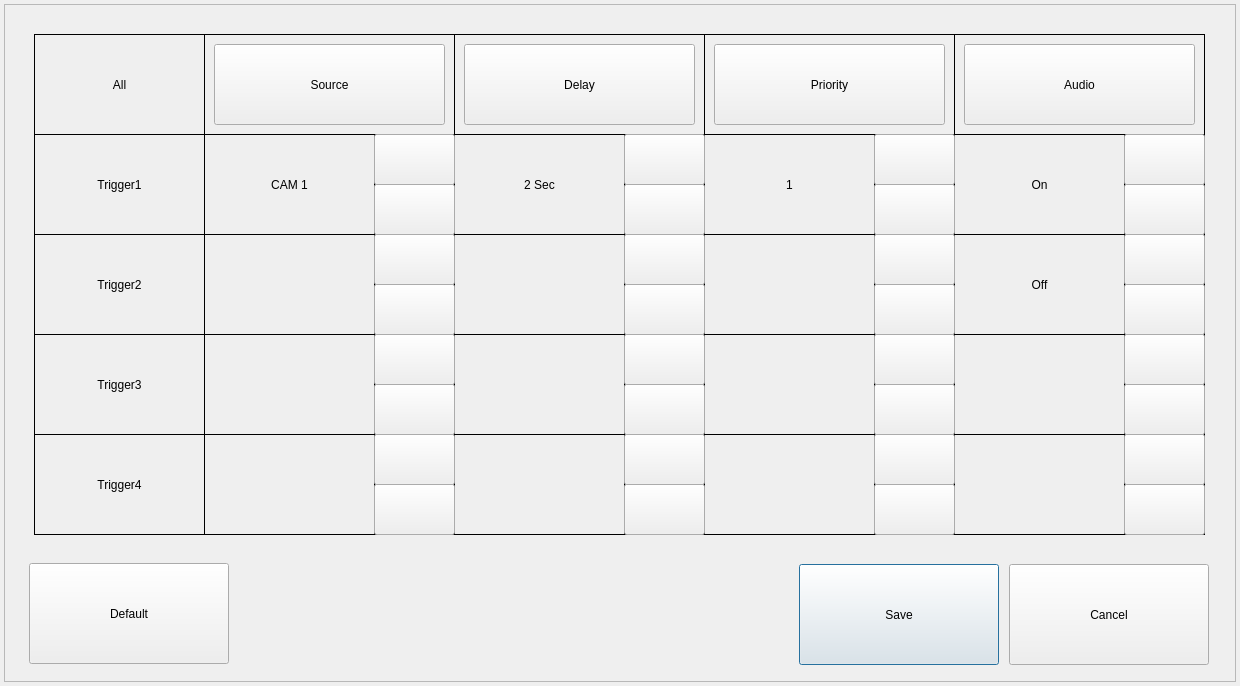
<?xml version="1.0" encoding="UTF-8"?>
<ui version="4.0">
 <class>TriggerInputDialog</class>
 <widget class="QDialog" name="TriggerInputDialog">
  <property name="geometry">
   <rect>
    <x>0</x>
    <y>0</y>
    <width>1240</width>
    <height>686</height>
   </rect>
  </property>
  <property name="windowTitle">
   <string>TRIGGER INPUT PROPERTY</string>
  </property>
  <widget class="QFrame" name="frame">
   <property name="geometry">
    <rect>
     <x>4</x>
     <y>4</y>
     <width>1232</width>
     <height>678</height>
    </rect>
   </property>
   <property name="maximumSize">
    <size>
     <width>16777215</width>
     <height>16777215</height>
    </size>
   </property>
   <property name="frameShape">
    <enum>QFrame::StyledPanel</enum>
   </property>
   <property name="frameShadow">
    <enum>QFrame::Raised</enum>
   </property>
   <widget class="QPushButton" name="buttonSave">
    <property name="geometry">
     <rect>
      <x>795</x>
      <y>560</y>
      <width>200</width>
      <height>101</height>
     </rect>
    </property>
    <property name="text">
     <string>Save</string>
    </property>
   </widget>
   <widget class="QPushButton" name="buttonClose">
    <property name="geometry">
     <rect>
      <x>1005</x>
      <y>560</y>
      <width>200</width>
      <height>101</height>
     </rect>
    </property>
    <property name="text">
     <string>Cancel</string>
    </property>
   </widget>
   <widget class="QPushButton" name="buttonDefault">
    <property name="geometry">
     <rect>
      <x>25</x>
      <y>559</y>
      <width>200</width>
      <height>101</height>
     </rect>
    </property>
    <property name="text">
     <string>Default</string>
    </property>
   </widget>
   <widget class="QLabel" name="labelAll">
    <property name="geometry">
     <rect>
      <x>30</x>
      <y>30</y>
      <width>171</width>
      <height>101</height>
     </rect>
    </property>
    <property name="frameShape">
     <enum>QFrame::Box</enum>
    </property>
    <property name="text">
     <string>All</string>
    </property>
    <property name="alignment">
     <set>Qt::AlignCenter</set>
    </property>
   </widget>
   <widget class="QLabel" name="labelTrigger1">
    <property name="geometry">
     <rect>
      <x>30</x>
      <y>130</y>
      <width>171</width>
      <height>101</height>
     </rect>
    </property>
    <property name="frameShape">
     <enum>QFrame::Box</enum>
    </property>
    <property name="text">
     <string notr="true">Trigger1</string>
    </property>
    <property name="alignment">
     <set>Qt::AlignCenter</set>
    </property>
   </widget>
   <widget class="QLabel" name="labelTrigger2">
    <property name="geometry">
     <rect>
      <x>30</x>
      <y>230</y>
      <width>171</width>
      <height>101</height>
     </rect>
    </property>
    <property name="frameShape">
     <enum>QFrame::Box</enum>
    </property>
    <property name="text">
     <string notr="true">Trigger2</string>
    </property>
    <property name="alignment">
     <set>Qt::AlignCenter</set>
    </property>
   </widget>
   <widget class="QLabel" name="labelTrigger3">
    <property name="geometry">
     <rect>
      <x>30</x>
      <y>330</y>
      <width>171</width>
      <height>101</height>
     </rect>
    </property>
    <property name="frameShape">
     <enum>QFrame::Box</enum>
    </property>
    <property name="text">
     <string notr="true">Trigger3</string>
    </property>
    <property name="alignment">
     <set>Qt::AlignCenter</set>
    </property>
   </widget>
   <widget class="QLabel" name="labelTrigger4">
    <property name="geometry">
     <rect>
      <x>30</x>
      <y>430</y>
      <width>171</width>
      <height>101</height>
     </rect>
    </property>
    <property name="frameShape">
     <enum>QFrame::Box</enum>
    </property>
    <property name="text">
     <string notr="true">Trigger4</string>
    </property>
    <property name="alignment">
     <set>Qt::AlignCenter</set>
    </property>
   </widget>
   <widget class="QLabel" name="labelSourceAll">
    <property name="geometry">
     <rect>
      <x>200</x>
      <y>30</y>
      <width>251</width>
      <height>101</height>
     </rect>
    </property>
    <property name="frameShape">
     <enum>QFrame::Box</enum>
    </property>
    <property name="text">
     <string/>
    </property>
    <property name="alignment">
     <set>Qt::AlignCenter</set>
    </property>
   </widget>
   <widget class="QLabel" name="labelPriorityAll">
    <property name="geometry">
     <rect>
      <x>700</x>
      <y>30</y>
      <width>251</width>
      <height>101</height>
     </rect>
    </property>
    <property name="frameShape">
     <enum>QFrame::Box</enum>
    </property>
    <property name="text">
     <string/>
    </property>
    <property name="alignment">
     <set>Qt::AlignCenter</set>
    </property>
   </widget>
   <widget class="QLabel" name="labelDelayAll">
    <property name="geometry">
     <rect>
      <x>450</x>
      <y>30</y>
      <width>251</width>
      <height>101</height>
     </rect>
    </property>
    <property name="frameShape">
     <enum>QFrame::Box</enum>
    </property>
    <property name="text">
     <string/>
    </property>
    <property name="alignment">
     <set>Qt::AlignCenter</set>
    </property>
   </widget>
   <widget class="QLabel" name="labelAudioAll">
    <property name="geometry">
     <rect>
      <x>950</x>
      <y>30</y>
      <width>251</width>
      <height>101</height>
     </rect>
    </property>
    <property name="frameShape">
     <enum>QFrame::Box</enum>
    </property>
    <property name="text">
     <string/>
    </property>
    <property name="alignment">
     <set>Qt::AlignCenter</set>
    </property>
   </widget>
   <widget class="QLabel" name="labelSource1">
    <property name="geometry">
     <rect>
      <x>200</x>
      <y>130</y>
      <width>171</width>
      <height>101</height>
     </rect>
    </property>
    <property name="frameShape">
     <enum>QFrame::Box</enum>
    </property>
    <property name="text">
     <string notr="true">CAM 1</string>
    </property>
    <property name="alignment">
     <set>Qt::AlignCenter</set>
    </property>
   </widget>
   <widget class="QLabel" name="labelSource2">
    <property name="geometry">
     <rect>
      <x>200</x>
      <y>230</y>
      <width>171</width>
      <height>101</height>
     </rect>
    </property>
    <property name="frameShape">
     <enum>QFrame::Box</enum>
    </property>
    <property name="text">
     <string/>
    </property>
    <property name="alignment">
     <set>Qt::AlignCenter</set>
    </property>
   </widget>
   <widget class="QLabel" name="labelSource3">
    <property name="geometry">
     <rect>
      <x>200</x>
      <y>330</y>
      <width>171</width>
      <height>101</height>
     </rect>
    </property>
    <property name="frameShape">
     <enum>QFrame::Box</enum>
    </property>
    <property name="text">
     <string/>
    </property>
    <property name="alignment">
     <set>Qt::AlignCenter</set>
    </property>
   </widget>
   <widget class="QLabel" name="labelSource4">
    <property name="geometry">
     <rect>
      <x>200</x>
      <y>430</y>
      <width>171</width>
      <height>101</height>
     </rect>
    </property>
    <property name="frameShape">
     <enum>QFrame::Box</enum>
    </property>
    <property name="text">
     <string/>
    </property>
    <property name="alignment">
     <set>Qt::AlignCenter</set>
    </property>
   </widget>
   <widget class="QPushButton" name="buttonSourceUp1">
    <property name="geometry">
     <rect>
      <x>370</x>
      <y>130</y>
      <width>81</width>
      <height>51</height>
     </rect>
    </property>
    <property name="text">
     <string/>
    </property>
   </widget>
   <widget class="QPushButton" name="buttonSourceDn1">
    <property name="geometry">
     <rect>
      <x>370</x>
      <y>180</y>
      <width>81</width>
      <height>51</height>
     </rect>
    </property>
    <property name="text">
     <string/>
    </property>
   </widget>
   <widget class="QPushButton" name="buttonSourceUp2">
    <property name="geometry">
     <rect>
      <x>370</x>
      <y>230</y>
      <width>81</width>
      <height>51</height>
     </rect>
    </property>
    <property name="text">
     <string/>
    </property>
   </widget>
   <widget class="QPushButton" name="buttonSourceUp3">
    <property name="geometry">
     <rect>
      <x>370</x>
      <y>330</y>
      <width>81</width>
      <height>51</height>
     </rect>
    </property>
    <property name="text">
     <string/>
    </property>
   </widget>
   <widget class="QPushButton" name="buttonSourceUp4">
    <property name="geometry">
     <rect>
      <x>370</x>
      <y>430</y>
      <width>81</width>
      <height>51</height>
     </rect>
    </property>
    <property name="text">
     <string/>
    </property>
   </widget>
   <widget class="QPushButton" name="buttonSourceDn2">
    <property name="geometry">
     <rect>
      <x>370</x>
      <y>280</y>
      <width>81</width>
      <height>51</height>
     </rect>
    </property>
    <property name="text">
     <string/>
    </property>
   </widget>
   <widget class="QPushButton" name="buttonSourceDn3">
    <property name="geometry">
     <rect>
      <x>370</x>
      <y>380</y>
      <width>81</width>
      <height>51</height>
     </rect>
    </property>
    <property name="text">
     <string/>
    </property>
   </widget>
   <widget class="QPushButton" name="buttonSourceDn4">
    <property name="geometry">
     <rect>
      <x>370</x>
      <y>480</y>
      <width>81</width>
      <height>51</height>
     </rect>
    </property>
    <property name="text">
     <string/>
    </property>
   </widget>
   <widget class="QLabel" name="labelPriority1">
    <property name="geometry">
     <rect>
      <x>700</x>
      <y>130</y>
      <width>171</width>
      <height>101</height>
     </rect>
    </property>
    <property name="frameShape">
     <enum>QFrame::Box</enum>
    </property>
    <property name="text">
     <string notr="true">1</string>
    </property>
    <property name="alignment">
     <set>Qt::AlignCenter</set>
    </property>
   </widget>
   <widget class="QLabel" name="labelPriority2">
    <property name="geometry">
     <rect>
      <x>700</x>
      <y>230</y>
      <width>171</width>
      <height>101</height>
     </rect>
    </property>
    <property name="frameShape">
     <enum>QFrame::Box</enum>
    </property>
    <property name="text">
     <string/>
    </property>
    <property name="alignment">
     <set>Qt::AlignCenter</set>
    </property>
   </widget>
   <widget class="QLabel" name="labelPriority3">
    <property name="geometry">
     <rect>
      <x>700</x>
      <y>330</y>
      <width>171</width>
      <height>101</height>
     </rect>
    </property>
    <property name="frameShape">
     <enum>QFrame::Box</enum>
    </property>
    <property name="text">
     <string/>
    </property>
    <property name="alignment">
     <set>Qt::AlignCenter</set>
    </property>
   </widget>
   <widget class="QLabel" name="labelPriority4">
    <property name="geometry">
     <rect>
      <x>700</x>
      <y>430</y>
      <width>171</width>
      <height>101</height>
     </rect>
    </property>
    <property name="frameShape">
     <enum>QFrame::Box</enum>
    </property>
    <property name="text">
     <string/>
    </property>
    <property name="alignment">
     <set>Qt::AlignCenter</set>
    </property>
   </widget>
   <widget class="QPushButton" name="buttonPriorityUp1">
    <property name="geometry">
     <rect>
      <x>870</x>
      <y>130</y>
      <width>81</width>
      <height>51</height>
     </rect>
    </property>
    <property name="text">
     <string/>
    </property>
   </widget>
   <widget class="QPushButton" name="buttonPriorityUp2">
    <property name="geometry">
     <rect>
      <x>870</x>
      <y>230</y>
      <width>81</width>
      <height>51</height>
     </rect>
    </property>
    <property name="text">
     <string/>
    </property>
   </widget>
   <widget class="QPushButton" name="buttonPriorityUp3">
    <property name="geometry">
     <rect>
      <x>870</x>
      <y>330</y>
      <width>81</width>
      <height>51</height>
     </rect>
    </property>
    <property name="text">
     <string/>
    </property>
   </widget>
   <widget class="QPushButton" name="buttonPriorityUp4">
    <property name="geometry">
     <rect>
      <x>870</x>
      <y>430</y>
      <width>81</width>
      <height>51</height>
     </rect>
    </property>
    <property name="text">
     <string/>
    </property>
   </widget>
   <widget class="QPushButton" name="buttonPriorityDn1">
    <property name="geometry">
     <rect>
      <x>870</x>
      <y>180</y>
      <width>81</width>
      <height>51</height>
     </rect>
    </property>
    <property name="text">
     <string/>
    </property>
   </widget>
   <widget class="QPushButton" name="buttonPriorityDn2">
    <property name="geometry">
     <rect>
      <x>870</x>
      <y>280</y>
      <width>81</width>
      <height>51</height>
     </rect>
    </property>
    <property name="text">
     <string/>
    </property>
   </widget>
   <widget class="QPushButton" name="buttonPriorityDn3">
    <property name="geometry">
     <rect>
      <x>870</x>
      <y>380</y>
      <width>81</width>
      <height>51</height>
     </rect>
    </property>
    <property name="text">
     <string/>
    </property>
   </widget>
   <widget class="QPushButton" name="buttonPriorityDn4">
    <property name="geometry">
     <rect>
      <x>870</x>
      <y>480</y>
      <width>81</width>
      <height>51</height>
     </rect>
    </property>
    <property name="text">
     <string/>
    </property>
   </widget>
   <widget class="QLabel" name="labelDelay1">
    <property name="geometry">
     <rect>
      <x>450</x>
      <y>130</y>
      <width>171</width>
      <height>101</height>
     </rect>
    </property>
    <property name="frameShape">
     <enum>QFrame::Box</enum>
    </property>
    <property name="text">
     <string notr="true">2 Sec</string>
    </property>
    <property name="alignment">
     <set>Qt::AlignCenter</set>
    </property>
   </widget>
   <widget class="QPushButton" name="buttonDelayUp1">
    <property name="geometry">
     <rect>
      <x>620</x>
      <y>130</y>
      <width>81</width>
      <height>51</height>
     </rect>
    </property>
    <property name="text">
     <string/>
    </property>
   </widget>
   <widget class="QPushButton" name="buttonDelayDn1">
    <property name="geometry">
     <rect>
      <x>620</x>
      <y>180</y>
      <width>81</width>
      <height>51</height>
     </rect>
    </property>
    <property name="text">
     <string/>
    </property>
   </widget>
   <widget class="QLabel" name="labelDelay2">
    <property name="geometry">
     <rect>
      <x>450</x>
      <y>230</y>
      <width>171</width>
      <height>101</height>
     </rect>
    </property>
    <property name="frameShape">
     <enum>QFrame::Box</enum>
    </property>
    <property name="text">
     <string/>
    </property>
    <property name="alignment">
     <set>Qt::AlignCenter</set>
    </property>
   </widget>
   <widget class="QLabel" name="labelDelay3">
    <property name="geometry">
     <rect>
      <x>450</x>
      <y>330</y>
      <width>171</width>
      <height>101</height>
     </rect>
    </property>
    <property name="frameShape">
     <enum>QFrame::Box</enum>
    </property>
    <property name="text">
     <string/>
    </property>
    <property name="alignment">
     <set>Qt::AlignCenter</set>
    </property>
   </widget>
   <widget class="QLabel" name="labelDelay4">
    <property name="geometry">
     <rect>
      <x>450</x>
      <y>430</y>
      <width>171</width>
      <height>101</height>
     </rect>
    </property>
    <property name="frameShape">
     <enum>QFrame::Box</enum>
    </property>
    <property name="text">
     <string/>
    </property>
    <property name="alignment">
     <set>Qt::AlignCenter</set>
    </property>
   </widget>
   <widget class="QPushButton" name="buttonDelayUp2">
    <property name="geometry">
     <rect>
      <x>620</x>
      <y>230</y>
      <width>81</width>
      <height>51</height>
     </rect>
    </property>
    <property name="text">
     <string/>
    </property>
   </widget>
   <widget class="QPushButton" name="buttonDelayUp3">
    <property name="geometry">
     <rect>
      <x>620</x>
      <y>330</y>
      <width>81</width>
      <height>51</height>
     </rect>
    </property>
    <property name="text">
     <string/>
    </property>
   </widget>
   <widget class="QPushButton" name="buttonDelayUp4">
    <property name="geometry">
     <rect>
      <x>620</x>
      <y>430</y>
      <width>81</width>
      <height>51</height>
     </rect>
    </property>
    <property name="text">
     <string/>
    </property>
   </widget>
   <widget class="QPushButton" name="buttonDelayDn2">
    <property name="geometry">
     <rect>
      <x>620</x>
      <y>280</y>
      <width>81</width>
      <height>51</height>
     </rect>
    </property>
    <property name="text">
     <string/>
    </property>
   </widget>
   <widget class="QPushButton" name="buttonDelayDn3">
    <property name="geometry">
     <rect>
      <x>620</x>
      <y>380</y>
      <width>81</width>
      <height>51</height>
     </rect>
    </property>
    <property name="text">
     <string/>
    </property>
   </widget>
   <widget class="QPushButton" name="buttonDelayDn4">
    <property name="geometry">
     <rect>
      <x>620</x>
      <y>480</y>
      <width>81</width>
      <height>51</height>
     </rect>
    </property>
    <property name="text">
     <string/>
    </property>
   </widget>
   <widget class="QLabel" name="labelAudio1">
    <property name="geometry">
     <rect>
      <x>950</x>
      <y>130</y>
      <width>171</width>
      <height>101</height>
     </rect>
    </property>
    <property name="frameShape">
     <enum>QFrame::Box</enum>
    </property>
    <property name="text">
     <string notr="true">On</string>
    </property>
    <property name="alignment">
     <set>Qt::AlignCenter</set>
    </property>
   </widget>
   <widget class="QPushButton" name="buttonAudioUp1">
    <property name="geometry">
     <rect>
      <x>1120</x>
      <y>130</y>
      <width>81</width>
      <height>51</height>
     </rect>
    </property>
    <property name="text">
     <string/>
    </property>
   </widget>
   <widget class="QLabel" name="labelAudio2">
    <property name="geometry">
     <rect>
      <x>950</x>
      <y>230</y>
      <width>171</width>
      <height>101</height>
     </rect>
    </property>
    <property name="frameShape">
     <enum>QFrame::Box</enum>
    </property>
    <property name="text">
     <string notr="true">Off</string>
    </property>
    <property name="alignment">
     <set>Qt::AlignCenter</set>
    </property>
   </widget>
   <widget class="QLabel" name="labelAudio3">
    <property name="geometry">
     <rect>
      <x>950</x>
      <y>330</y>
      <width>171</width>
      <height>101</height>
     </rect>
    </property>
    <property name="frameShape">
     <enum>QFrame::Box</enum>
    </property>
    <property name="text">
     <string/>
    </property>
    <property name="alignment">
     <set>Qt::AlignCenter</set>
    </property>
   </widget>
   <widget class="QLabel" name="labelAudio4">
    <property name="geometry">
     <rect>
      <x>950</x>
      <y>430</y>
      <width>171</width>
      <height>101</height>
     </rect>
    </property>
    <property name="frameShape">
     <enum>QFrame::Box</enum>
    </property>
    <property name="text">
     <string/>
    </property>
    <property name="alignment">
     <set>Qt::AlignCenter</set>
    </property>
   </widget>
   <widget class="QPushButton" name="buttonAudioUp2">
    <property name="geometry">
     <rect>
      <x>1120</x>
      <y>230</y>
      <width>81</width>
      <height>51</height>
     </rect>
    </property>
    <property name="text">
     <string/>
    </property>
   </widget>
   <widget class="QPushButton" name="buttonAudioUp3">
    <property name="geometry">
     <rect>
      <x>1120</x>
      <y>330</y>
      <width>81</width>
      <height>51</height>
     </rect>
    </property>
    <property name="text">
     <string/>
    </property>
   </widget>
   <widget class="QPushButton" name="buttonAudioUp4">
    <property name="geometry">
     <rect>
      <x>1120</x>
      <y>430</y>
      <width>81</width>
      <height>51</height>
     </rect>
    </property>
    <property name="text">
     <string/>
    </property>
   </widget>
   <widget class="QPushButton" name="buttonAudioDn1">
    <property name="geometry">
     <rect>
      <x>1120</x>
      <y>180</y>
      <width>81</width>
      <height>51</height>
     </rect>
    </property>
    <property name="text">
     <string/>
    </property>
   </widget>
   <widget class="QPushButton" name="buttonAudioDn2">
    <property name="geometry">
     <rect>
      <x>1120</x>
      <y>280</y>
      <width>81</width>
      <height>51</height>
     </rect>
    </property>
    <property name="text">
     <string/>
    </property>
   </widget>
   <widget class="QPushButton" name="buttonAudioDn3">
    <property name="geometry">
     <rect>
      <x>1120</x>
      <y>380</y>
      <width>81</width>
      <height>51</height>
     </rect>
    </property>
    <property name="text">
     <string/>
    </property>
   </widget>
   <widget class="QPushButton" name="buttonAudioDn4">
    <property name="geometry">
     <rect>
      <x>1120</x>
      <y>480</y>
      <width>81</width>
      <height>51</height>
     </rect>
    </property>
    <property name="text">
     <string/>
    </property>
   </widget>
   <widget class="QLabel" name="labelSourceUp1">
    <property name="geometry">
     <rect>
      <x>370</x>
      <y>130</y>
      <width>81</width>
      <height>51</height>
     </rect>
    </property>
    <property name="frameShape">
     <enum>QFrame::Box</enum>
    </property>
    <property name="text">
     <string/>
    </property>
    <property name="alignment">
     <set>Qt::AlignCenter</set>
    </property>
   </widget>
   <widget class="QLabel" name="labelSourceUp2">
    <property name="geometry">
     <rect>
      <x>370</x>
      <y>230</y>
      <width>81</width>
      <height>51</height>
     </rect>
    </property>
    <property name="frameShape">
     <enum>QFrame::Box</enum>
    </property>
    <property name="text">
     <string/>
    </property>
    <property name="alignment">
     <set>Qt::AlignCenter</set>
    </property>
   </widget>
   <widget class="QLabel" name="labelSourceUp3">
    <property name="geometry">
     <rect>
      <x>370</x>
      <y>330</y>
      <width>81</width>
      <height>51</height>
     </rect>
    </property>
    <property name="frameShape">
     <enum>QFrame::Box</enum>
    </property>
    <property name="text">
     <string/>
    </property>
    <property name="alignment">
     <set>Qt::AlignCenter</set>
    </property>
   </widget>
   <widget class="QLabel" name="labelSourceUp4">
    <property name="geometry">
     <rect>
      <x>370</x>
      <y>480</y>
      <width>81</width>
      <height>51</height>
     </rect>
    </property>
    <property name="frameShape">
     <enum>QFrame::Box</enum>
    </property>
    <property name="text">
     <string/>
    </property>
    <property name="alignment">
     <set>Qt::AlignCenter</set>
    </property>
   </widget>
   <widget class="QLabel" name="labelSourceDn1">
    <property name="geometry">
     <rect>
      <x>370</x>
      <y>180</y>
      <width>81</width>
      <height>51</height>
     </rect>
    </property>
    <property name="frameShape">
     <enum>QFrame::Box</enum>
    </property>
    <property name="text">
     <string/>
    </property>
    <property name="alignment">
     <set>Qt::AlignCenter</set>
    </property>
   </widget>
   <widget class="QLabel" name="labelSourceDn2">
    <property name="geometry">
     <rect>
      <x>370</x>
      <y>280</y>
      <width>81</width>
      <height>51</height>
     </rect>
    </property>
    <property name="frameShape">
     <enum>QFrame::Box</enum>
    </property>
    <property name="text">
     <string/>
    </property>
    <property name="alignment">
     <set>Qt::AlignCenter</set>
    </property>
   </widget>
   <widget class="QLabel" name="labelSourceDn3">
    <property name="geometry">
     <rect>
      <x>370</x>
      <y>380</y>
      <width>81</width>
      <height>51</height>
     </rect>
    </property>
    <property name="frameShape">
     <enum>QFrame::Box</enum>
    </property>
    <property name="text">
     <string/>
    </property>
    <property name="alignment">
     <set>Qt::AlignCenter</set>
    </property>
   </widget>
   <widget class="QLabel" name="labelSourceDn4">
    <property name="geometry">
     <rect>
      <x>370</x>
      <y>430</y>
      <width>81</width>
      <height>51</height>
     </rect>
    </property>
    <property name="frameShape">
     <enum>QFrame::Box</enum>
    </property>
    <property name="text">
     <string/>
    </property>
    <property name="alignment">
     <set>Qt::AlignCenter</set>
    </property>
   </widget>
   <widget class="QLabel" name="labelDelayUp1">
    <property name="geometry">
     <rect>
      <x>620</x>
      <y>130</y>
      <width>81</width>
      <height>51</height>
     </rect>
    </property>
    <property name="frameShape">
     <enum>QFrame::Box</enum>
    </property>
    <property name="text">
     <string/>
    </property>
    <property name="alignment">
     <set>Qt::AlignCenter</set>
    </property>
   </widget>
   <widget class="QLabel" name="labelDelayUp2">
    <property name="geometry">
     <rect>
      <x>620</x>
      <y>230</y>
      <width>81</width>
      <height>51</height>
     </rect>
    </property>
    <property name="frameShape">
     <enum>QFrame::Box</enum>
    </property>
    <property name="text">
     <string/>
    </property>
    <property name="alignment">
     <set>Qt::AlignCenter</set>
    </property>
   </widget>
   <widget class="QLabel" name="labelDelayUp3">
    <property name="geometry">
     <rect>
      <x>620</x>
      <y>330</y>
      <width>81</width>
      <height>51</height>
     </rect>
    </property>
    <property name="frameShape">
     <enum>QFrame::Box</enum>
    </property>
    <property name="text">
     <string/>
    </property>
    <property name="alignment">
     <set>Qt::AlignCenter</set>
    </property>
   </widget>
   <widget class="QLabel" name="labelDelayUp4">
    <property name="geometry">
     <rect>
      <x>620</x>
      <y>430</y>
      <width>81</width>
      <height>51</height>
     </rect>
    </property>
    <property name="frameShape">
     <enum>QFrame::Box</enum>
    </property>
    <property name="text">
     <string/>
    </property>
    <property name="alignment">
     <set>Qt::AlignCenter</set>
    </property>
   </widget>
   <widget class="QLabel" name="labelDelayDn1">
    <property name="geometry">
     <rect>
      <x>620</x>
      <y>180</y>
      <width>81</width>
      <height>51</height>
     </rect>
    </property>
    <property name="frameShape">
     <enum>QFrame::Box</enum>
    </property>
    <property name="text">
     <string/>
    </property>
    <property name="alignment">
     <set>Qt::AlignCenter</set>
    </property>
   </widget>
   <widget class="QLabel" name="labelDelayDn2">
    <property name="geometry">
     <rect>
      <x>620</x>
      <y>280</y>
      <width>81</width>
      <height>51</height>
     </rect>
    </property>
    <property name="frameShape">
     <enum>QFrame::Box</enum>
    </property>
    <property name="text">
     <string/>
    </property>
    <property name="alignment">
     <set>Qt::AlignCenter</set>
    </property>
   </widget>
   <widget class="QLabel" name="labelDelayDn3">
    <property name="geometry">
     <rect>
      <x>620</x>
      <y>380</y>
      <width>81</width>
      <height>51</height>
     </rect>
    </property>
    <property name="frameShape">
     <enum>QFrame::Box</enum>
    </property>
    <property name="text">
     <string/>
    </property>
    <property name="alignment">
     <set>Qt::AlignCenter</set>
    </property>
   </widget>
   <widget class="QLabel" name="labelDelayDn4">
    <property name="geometry">
     <rect>
      <x>620</x>
      <y>480</y>
      <width>81</width>
      <height>51</height>
     </rect>
    </property>
    <property name="frameShape">
     <enum>QFrame::Box</enum>
    </property>
    <property name="text">
     <string/>
    </property>
    <property name="alignment">
     <set>Qt::AlignCenter</set>
    </property>
   </widget>
   <widget class="QLabel" name="labelPriorityUp1">
    <property name="geometry">
     <rect>
      <x>870</x>
      <y>130</y>
      <width>81</width>
      <height>51</height>
     </rect>
    </property>
    <property name="frameShape">
     <enum>QFrame::Box</enum>
    </property>
    <property name="text">
     <string/>
    </property>
    <property name="alignment">
     <set>Qt::AlignCenter</set>
    </property>
   </widget>
   <widget class="QLabel" name="labelPriorityUp2">
    <property name="geometry">
     <rect>
      <x>870</x>
      <y>230</y>
      <width>81</width>
      <height>51</height>
     </rect>
    </property>
    <property name="frameShape">
     <enum>QFrame::Box</enum>
    </property>
    <property name="text">
     <string/>
    </property>
    <property name="alignment">
     <set>Qt::AlignCenter</set>
    </property>
   </widget>
   <widget class="QLabel" name="labelPriorityUp3">
    <property name="geometry">
     <rect>
      <x>870</x>
      <y>330</y>
      <width>81</width>
      <height>51</height>
     </rect>
    </property>
    <property name="frameShape">
     <enum>QFrame::Box</enum>
    </property>
    <property name="text">
     <string/>
    </property>
    <property name="alignment">
     <set>Qt::AlignCenter</set>
    </property>
   </widget>
   <widget class="QLabel" name="labelPriorityUp4">
    <property name="geometry">
     <rect>
      <x>870</x>
      <y>430</y>
      <width>81</width>
      <height>51</height>
     </rect>
    </property>
    <property name="frameShape">
     <enum>QFrame::Box</enum>
    </property>
    <property name="text">
     <string/>
    </property>
    <property name="alignment">
     <set>Qt::AlignCenter</set>
    </property>
   </widget>
   <widget class="QLabel" name="labelPriorityDn1">
    <property name="geometry">
     <rect>
      <x>870</x>
      <y>180</y>
      <width>81</width>
      <height>51</height>
     </rect>
    </property>
    <property name="frameShape">
     <enum>QFrame::Box</enum>
    </property>
    <property name="text">
     <string/>
    </property>
    <property name="alignment">
     <set>Qt::AlignCenter</set>
    </property>
   </widget>
   <widget class="QLabel" name="labelPriorityDn2">
    <property name="geometry">
     <rect>
      <x>870</x>
      <y>280</y>
      <width>81</width>
      <height>51</height>
     </rect>
    </property>
    <property name="frameShape">
     <enum>QFrame::Box</enum>
    </property>
    <property name="text">
     <string/>
    </property>
    <property name="alignment">
     <set>Qt::AlignCenter</set>
    </property>
   </widget>
   <widget class="QLabel" name="labelPriorityDn3">
    <property name="geometry">
     <rect>
      <x>870</x>
      <y>380</y>
      <width>81</width>
      <height>51</height>
     </rect>
    </property>
    <property name="frameShape">
     <enum>QFrame::Box</enum>
    </property>
    <property name="text">
     <string/>
    </property>
    <property name="alignment">
     <set>Qt::AlignCenter</set>
    </property>
   </widget>
   <widget class="QLabel" name="labelPriorityDn4">
    <property name="geometry">
     <rect>
      <x>870</x>
      <y>480</y>
      <width>81</width>
      <height>51</height>
     </rect>
    </property>
    <property name="frameShape">
     <enum>QFrame::Box</enum>
    </property>
    <property name="text">
     <string/>
    </property>
    <property name="alignment">
     <set>Qt::AlignCenter</set>
    </property>
   </widget>
   <widget class="QLabel" name="labelAudioUp1">
    <property name="geometry">
     <rect>
      <x>1120</x>
      <y>130</y>
      <width>81</width>
      <height>51</height>
     </rect>
    </property>
    <property name="frameShape">
     <enum>QFrame::Box</enum>
    </property>
    <property name="text">
     <string/>
    </property>
    <property name="alignment">
     <set>Qt::AlignCenter</set>
    </property>
   </widget>
   <widget class="QLabel" name="labelAudioUp2">
    <property name="geometry">
     <rect>
      <x>1120</x>
      <y>230</y>
      <width>81</width>
      <height>51</height>
     </rect>
    </property>
    <property name="frameShape">
     <enum>QFrame::Box</enum>
    </property>
    <property name="text">
     <string/>
    </property>
    <property name="alignment">
     <set>Qt::AlignCenter</set>
    </property>
   </widget>
   <widget class="QLabel" name="labelAudioUp3">
    <property name="geometry">
     <rect>
      <x>1120</x>
      <y>330</y>
      <width>81</width>
      <height>51</height>
     </rect>
    </property>
    <property name="frameShape">
     <enum>QFrame::Box</enum>
    </property>
    <property name="text">
     <string/>
    </property>
    <property name="alignment">
     <set>Qt::AlignCenter</set>
    </property>
   </widget>
   <widget class="QLabel" name="labelAudioUp4">
    <property name="geometry">
     <rect>
      <x>1120</x>
      <y>430</y>
      <width>81</width>
      <height>51</height>
     </rect>
    </property>
    <property name="frameShape">
     <enum>QFrame::Box</enum>
    </property>
    <property name="text">
     <string/>
    </property>
    <property name="alignment">
     <set>Qt::AlignCenter</set>
    </property>
   </widget>
   <widget class="QLabel" name="labelAudioDn1">
    <property name="geometry">
     <rect>
      <x>1120</x>
      <y>180</y>
      <width>81</width>
      <height>51</height>
     </rect>
    </property>
    <property name="frameShape">
     <enum>QFrame::Box</enum>
    </property>
    <property name="text">
     <string/>
    </property>
    <property name="alignment">
     <set>Qt::AlignCenter</set>
    </property>
   </widget>
   <widget class="QLabel" name="labelAudioDn2">
    <property name="geometry">
     <rect>
      <x>1120</x>
      <y>280</y>
      <width>81</width>
      <height>51</height>
     </rect>
    </property>
    <property name="frameShape">
     <enum>QFrame::Box</enum>
    </property>
    <property name="text">
     <string/>
    </property>
    <property name="alignment">
     <set>Qt::AlignCenter</set>
    </property>
   </widget>
   <widget class="QLabel" name="labelAudioDn3">
    <property name="geometry">
     <rect>
      <x>1120</x>
      <y>380</y>
      <width>81</width>
      <height>51</height>
     </rect>
    </property>
    <property name="frameShape">
     <enum>QFrame::Box</enum>
    </property>
    <property name="text">
     <string/>
    </property>
    <property name="alignment">
     <set>Qt::AlignCenter</set>
    </property>
   </widget>
   <widget class="QLabel" name="labelAudioDn4">
    <property name="geometry">
     <rect>
      <x>1120</x>
      <y>480</y>
      <width>81</width>
      <height>51</height>
     </rect>
    </property>
    <property name="frameShape">
     <enum>QFrame::Box</enum>
    </property>
    <property name="text">
     <string/>
    </property>
    <property name="alignment">
     <set>Qt::AlignCenter</set>
    </property>
   </widget>
   <widget class="QPushButton" name="buttonSourceAll">
    <property name="geometry">
     <rect>
      <x>210</x>
      <y>40</y>
      <width>231</width>
      <height>81</height>
     </rect>
    </property>
    <property name="text">
     <string>Source</string>
    </property>
   </widget>
   <widget class="QPushButton" name="buttonDelayAll">
    <property name="geometry">
     <rect>
      <x>460</x>
      <y>40</y>
      <width>231</width>
      <height>81</height>
     </rect>
    </property>
    <property name="text">
     <string>Delay</string>
    </property>
   </widget>
   <widget class="QPushButton" name="buttonPriorityAll">
    <property name="geometry">
     <rect>
      <x>710</x>
      <y>40</y>
      <width>231</width>
      <height>81</height>
     </rect>
    </property>
    <property name="text">
     <string>Priority</string>
    </property>
   </widget>
   <widget class="QPushButton" name="buttonAudioAll">
    <property name="geometry">
     <rect>
      <x>960</x>
      <y>40</y>
      <width>231</width>
      <height>81</height>
     </rect>
    </property>
    <property name="text">
     <string>Audio</string>
    </property>
   </widget>
   <zorder>labelAudioDn4</zorder>
   <zorder>labelAudioDn3</zorder>
   <zorder>labelAudioDn2</zorder>
   <zorder>labelAudioDn1</zorder>
   <zorder>labelAudioUp4</zorder>
   <zorder>labelAudioUp3</zorder>
   <zorder>labelAudioUp2</zorder>
   <zorder>labelAudioUp1</zorder>
   <zorder>labelAudio4</zorder>
   <zorder>labelAudio3</zorder>
   <zorder>labelAudio2</zorder>
   <zorder>labelAudio1</zorder>
   <zorder>labelPriorityDn4</zorder>
   <zorder>labelPriorityDn3</zorder>
   <zorder>labelPriorityDn2</zorder>
   <zorder>labelPriorityDn1</zorder>
   <zorder>labelPriorityUp4</zorder>
   <zorder>labelPriorityUp3</zorder>
   <zorder>labelPriorityUp2</zorder>
   <zorder>labelPriorityUp1</zorder>
   <zorder>labelDelayDn4</zorder>
   <zorder>labelDelayDn3</zorder>
   <zorder>labelDelayDn2</zorder>
   <zorder>labelDelayDn1</zorder>
   <zorder>labelDelayUp4</zorder>
   <zorder>labelDelayUp3</zorder>
   <zorder>labelDelayUp2</zorder>
   <zorder>labelDelayUp1</zorder>
   <zorder>labelSourceDn4</zorder>
   <zorder>labelSourceDn3</zorder>
   <zorder>labelDelay4</zorder>
   <zorder>labelDelay3</zorder>
   <zorder>labelDelay2</zorder>
   <zorder>labelDelay1</zorder>
   <zorder>labelSourceDn2</zorder>
   <zorder>labelSourceUp4</zorder>
   <zorder>labelSourceUp3</zorder>
   <zorder>labelSourceUp2</zorder>
   <zorder>labelSourceUp1</zorder>
   <zorder>labelSourceDn1</zorder>
   <zorder>buttonSave</zorder>
   <zorder>buttonClose</zorder>
   <zorder>buttonDefault</zorder>
   <zorder>labelAll</zorder>
   <zorder>labelTrigger1</zorder>
   <zorder>labelTrigger2</zorder>
   <zorder>labelTrigger3</zorder>
   <zorder>labelTrigger4</zorder>
   <zorder>labelSourceAll</zorder>
   <zorder>labelPriorityAll</zorder>
   <zorder>labelDelayAll</zorder>
   <zorder>labelAudioAll</zorder>
   <zorder>labelSource1</zorder>
   <zorder>labelSource2</zorder>
   <zorder>labelSource3</zorder>
   <zorder>labelSource4</zorder>
   <zorder>buttonSourceUp1</zorder>
   <zorder>buttonSourceDn1</zorder>
   <zorder>buttonSourceUp2</zorder>
   <zorder>buttonSourceUp3</zorder>
   <zorder>buttonSourceUp4</zorder>
   <zorder>buttonSourceDn2</zorder>
   <zorder>buttonSourceDn3</zorder>
   <zorder>buttonSourceDn4</zorder>
   <zorder>labelPriority1</zorder>
   <zorder>labelPriority2</zorder>
   <zorder>labelPriority3</zorder>
   <zorder>labelPriority4</zorder>
   <zorder>buttonPriorityUp1</zorder>
   <zorder>buttonPriorityUp2</zorder>
   <zorder>buttonPriorityUp3</zorder>
   <zorder>buttonPriorityUp4</zorder>
   <zorder>buttonPriorityDn1</zorder>
   <zorder>buttonPriorityDn2</zorder>
   <zorder>buttonPriorityDn3</zorder>
   <zorder>buttonPriorityDn4</zorder>
   <zorder>buttonDelayUp1</zorder>
   <zorder>buttonDelayDn1</zorder>
   <zorder>buttonDelayUp2</zorder>
   <zorder>buttonDelayUp3</zorder>
   <zorder>buttonDelayUp4</zorder>
   <zorder>buttonDelayDn2</zorder>
   <zorder>buttonDelayDn3</zorder>
   <zorder>buttonDelayDn4</zorder>
   <zorder>buttonAudioUp1</zorder>
   <zorder>buttonAudioUp2</zorder>
   <zorder>buttonAudioUp3</zorder>
   <zorder>buttonAudioUp4</zorder>
   <zorder>buttonAudioDn1</zorder>
   <zorder>buttonAudioDn2</zorder>
   <zorder>buttonAudioDn3</zorder>
   <zorder>buttonAudioDn4</zorder>
   <zorder>buttonSourceAll</zorder>
   <zorder>buttonDelayAll</zorder>
   <zorder>buttonPriorityAll</zorder>
   <zorder>buttonAudioAll</zorder>
  </widget>
 </widget>
 <layoutdefault spacing="6" margin="11"/>
 <resources/>
 <connections/>
</ui>
